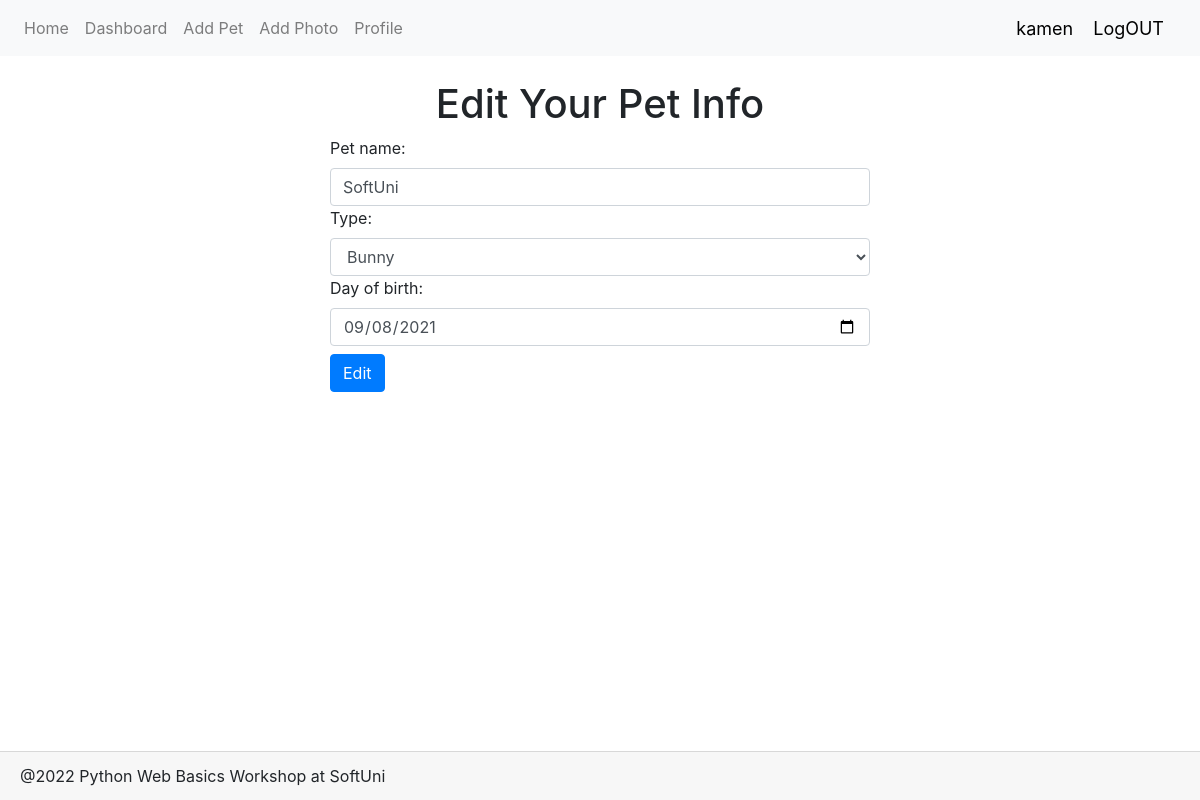
/pet/edit/3/ (signed in), run on an earlier commit of the app's database.
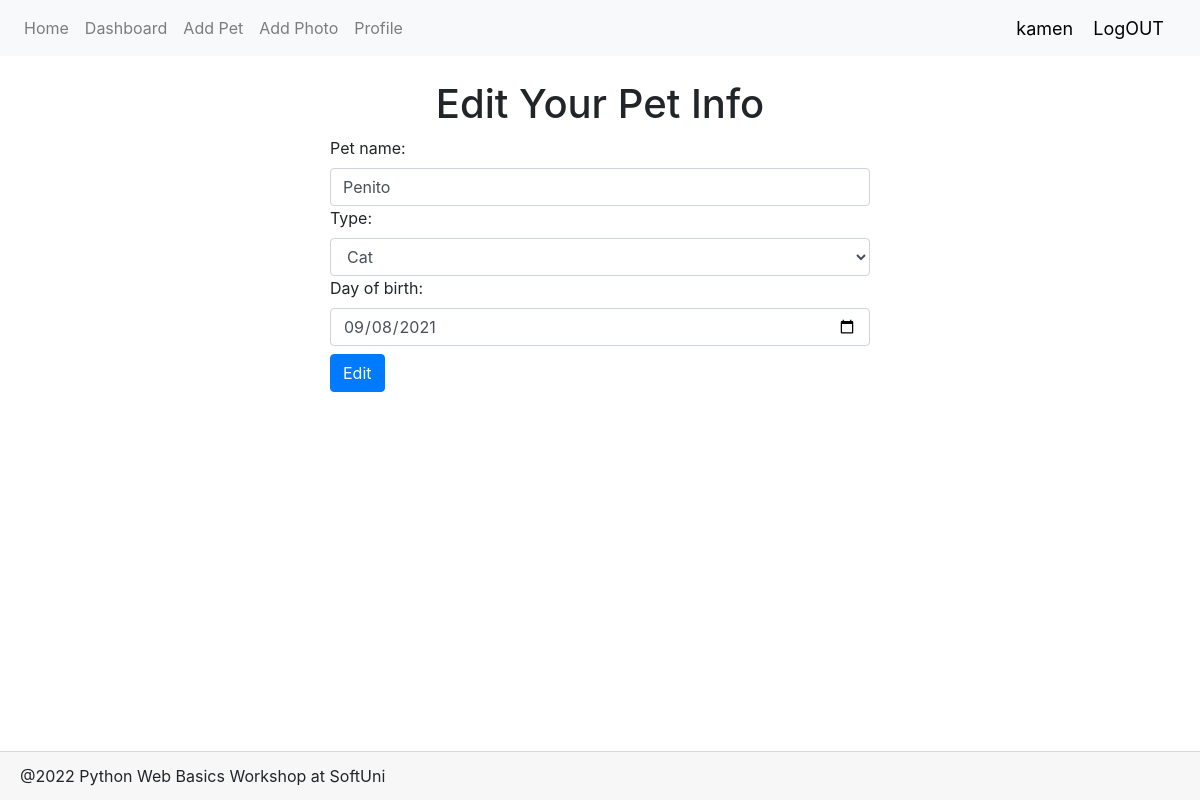
And on a later commit of the database.
### Petstagram/main_app/models.py (models this page shows, shortened)
class Pet(models.Model):
    TYPES = [(x, x) for x in ("Cat", "Dog", "Bunny", "Parrot", "Fish", "Other")]
    name = models.CharField('Pet name', max_length=30)
    type = models.CharField(
        max_length=max(len(x) for (x, y) in TYPES),
        choices=TYPES
    )
    date_of_birth = models.DateField(
        'Day of birth',
        null=True,
        blank=True
    )
    account = models.ForeignKey(
        User,
        on_delete=models.CASCADE,
    )
    class Meta:
        unique_together = ('name',)

### Petstagram/main_app/views/pets.py (the view)
# urls.py: path('pet/edit/<str:pk>/', pets.PetEditView.as_view(), name='pet_edit'),
class PetEditView(generic.UpdateView):
    template_name = 'pet_edit.html'
    model = Pet
    form_class = EditPetForm
    success_url = reverse_lazy('account_detail')
    def dispatch(self, request, *args, **kwargs):
        pet = self.get_object()
        if pet.account != self.request.user:
            return redirect('dashboard')
        return super(PetEditView, self).dispatch(request, *args, **kwargs)

### Petstagram/main_app/forms.py
class EditPetForm(forms.ModelForm):
    class Meta:
        model = Pet
        fields = ('name', 'type', 'date_of_birth')
        widgets = {
            'name': forms.TextInput(
                attrs={
                    'class': 'form-control',
                    'placeholder': 'Enter pet name',
                }
            ),
            'type': forms.Select(
                attrs={
                    'class': 'form-control',
                }
            ),
            'date_of_birth': DateInput(
                attrs={
                    'class': 'form-control',
                    'min': '1920-01-01',
                }),
        }

### Petstagram/main_app/templatetags/profiles.py (called while the page is built)
@register.simple_tag()
def has_profile():
    return Profile.objects.count() > 0

### Petstagram/main_app/templates/pet_edit.html (shortened to what this page needs)
{% extends 'base.html' %}
{% block page_content %}
    <h1 class="text-center">Edit Your Pet Info</h1>
    <div class="row">
        <div class="col-lg-3"></div>
        <div class="col-lg-6">
            <form method="post" action="">
                {{ form }}
                <button class="btn btn-primary mt-2" type="submit">Edit</button>
            </form>
        </div>
        <div class="col-lg-3"></div>
    </div>
{% endblock %}

What changed in the data, as far as the page shows it:
changed Pet: name "SoftUni" → "Penito"; type "Bunny" → "Cat"
